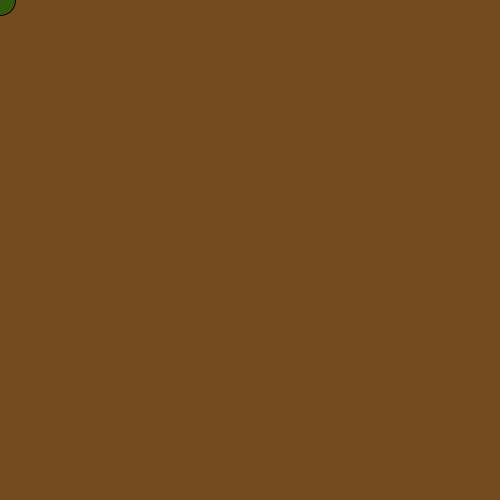
Frame 1 (no input)
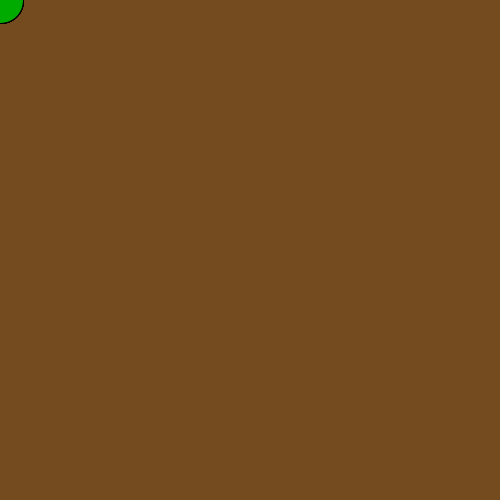
Frame 60 (the mouse pressed at the canvas centre just before this capture)
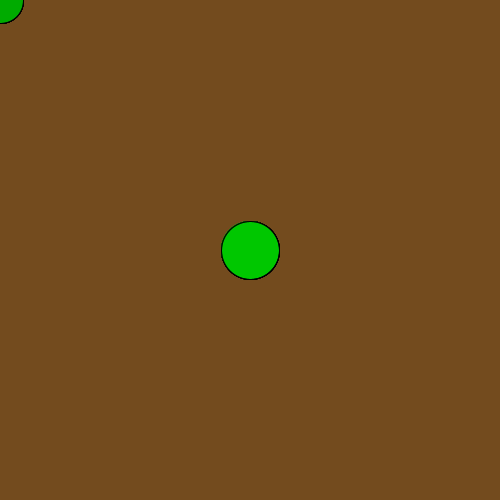
Frame 120 (the mouse held since frame 60 and released just before this capture)

The Processing sketch that drew these frames (run headless with seeded random() and noise(); from frame 60 on, the mouse is pressed at the canvas centre):

// Processing sketch: processing_184672
// ── processing_184672.pde

int verde = 100;
int tiempo = 0;
int diametro = 30;


   
void setup() {
  size(500, 500);
  background(115, 75, 30);
}
 
void draw() {
  tiempo = tiempo + 1;     
  verde = int(100 * (1 + sin(tiempo * 5 * PI / frameRate / 20))); 
  diametro = int(30 * (1 + sin( tiempo * 1 * PI / frameRate / 5))); 
   
  
  noFill();             
  fill(0, verde, 0, 150);  
  ellipse(mouseX, mouseY, diametro, diametro);  
}
